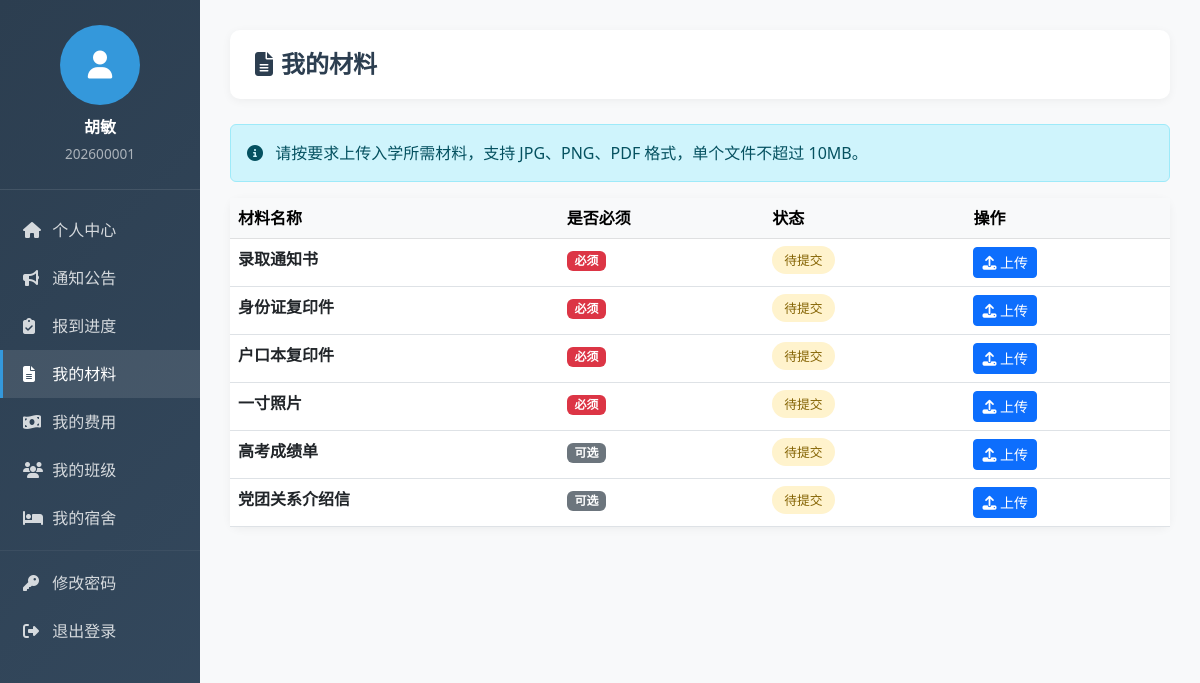
/my/documents/ (signed in), run on the app's committed database.
### students/models.py (models this page shows, shortened)
class Student(models.Model):
    GENDER_CHOICES = [
        ('M', '男'),
        ('F', '女'),
    ]
    STATUS_CHOICES = [
        ('admitted', '已录取'),
        ('pending', '待报到'),
        ('registered', '已报到'),
        ('completed', '已完成'),
        ('deferred', '保留学籍'),
        ('cancelled', '取消入学'),
    ]
    POLITICAL_CHOICES = [
        ('masses', '群众'),
        ('league', '共青团员'),
        ('party', '中共党员'),
        ('prep', '中共预备党员'),
        ('democratic', '民主党派'),
    ]
    phone_validator = RegexValidator(
        regex=r'^1[3-9]\d{9}$',
        message='请输入有效的手机号码'
    )
    id_card_validator = RegexValidator(
        regex=r'^\d{17}[\dXx]$',
        message='请输入有效的身份证号码'
    )
    student_id = models.CharField('学号', max_length=20, unique=True)
    name = models.CharField('姓名', max_length=50)
    gender = models.CharField('性别', max_length=1, choices=GENDER_CHOICES)
    id_card = models.CharField('身份证号', max_length=18, unique=True, validators=[id_card_validator])
    birthday = models.DateField('出生日期', null=True, blank=True)
    ethnicity = models.CharField('民族', max_length=20, default='汉族')
    political_status = models.CharField('政治面貌', max_length=20, choices=POLITICAL_CHOICES, default='masses')
    photo = models.ImageField('照片', upload_to='photos/', blank=True, null=True)
    phone = models.CharField('联系电话', max_length=20, validators=[phone_validator])
    email = models.EmailField('邮箱', blank=True)
    qq = models.CharField('QQ号', max_length=20, blank=True)
    wechat = models.CharField('微信号', max_length=50, blank=True)
    department = models.ForeignKey(
        Department,
        on_delete=models.SET_NULL,
        null=True,
        related_name='students',
        verbose_name='院系'
    )
    major = models.ForeignKey(
        Major,
        on_delete=models.SET_NULL,
        null=True,
        related_name='students',
        verbose_name='专业'
    )
    student_class = models.ForeignKey(
        StudentClass,
        on_delete=models.SET_NULL,
        null=True,
        blank=True,
        related_name='students',
        verbose_name='班级'
    )
    enrollment_year = models.IntegerField('入学年份')
    admission_ticket = models.CharField('准考证号', max_length=30, blank=True)
    exam_score = models.DecimalField('高考成绩', max_digits=6, decimal_places=2, null=True, blank=True)
    dormitory = models.ForeignKey(
        DormitoryRoom,
        on_delete=models.SET_NULL,
        null=True,
        blank=True,
        related_name='students',
        verbose_name='宿舍'
    )
    bed_number = models.CharField('床位号', max_length=10, blank=True)
    status = models.CharField('状态', max_length=20, choices=STATUS_CHOICES, default='admitted')
    registration_date = models.DateTimeField('报到时间', null=True, blank=True)
    home_address = models.TextField('家庭地址', blank=True)
    home_postcode = models.CharField('邮政编码', max_length=10, blank=True)
    emergency_contact = models.CharField('紧急联系人', max_length=50, blank=True)
    emergency_relation = models.CharField('与本人关系', max_length=20, blank=True)
    emergency_phone = models.CharField('紧急联系电话', max_length=20, blank=True)
    remark = models.TextField('备注', blank=True)
    user = models.OneToOneField(
        User,
        on_delete=models.SET_NULL,
        null=True,
        blank=True,
        related_name='student_profile',
        verbose_name='关联用户'
    )
    created_at = models.DateTimeField('创建时间', auto_now_add=True)
    updated_at = models.DateTimeField('更新时间', auto_now=True)
    class Meta:
        verbose_name = '新生'
        verbose_name_plural = '新生管理'
        ordering = ['-enrollment_year', 'student_id']
        indexes = [
            models.Index(fields=['student_id']),
            models.Index(fields=['id_card']),
            models.Index(fields=['status']),
            models.Index(fields=['enrollment_year']),
        ]

class DocumentType(models.Model):
    name = models.CharField('材料名称', max_length=100)
    code = models.CharField('材料代码', max_length=20, unique=True)
    description = models.TextField('材料说明', blank=True)
    is_required = models.BooleanField('是否必须', default=True)
    is_active = models.BooleanField('是否启用', default=True)
    created_at = models.DateTimeField('创建时间', auto_now_add=True)
    class Meta:
        verbose_name = '材料类型'
        verbose_name_plural = '材料类型管理'
        ordering = ['code']

### students/views.py (the view)
# urls.py: path('my/documents/', views.my_documents, name='my_documents'),
@login_required(login_url='students:student_login')
def my_documents(request):
    if not hasattr(request.user, 'student_profile') or not request.user.student_profile:
        messages.warning(request, '您不是学生用户')
        return redirect('students:home')
    student = request.user.student_profile
    document_types = DocumentType.objects.filter(is_active=True)
    submitted_docs = {doc.document_type_id: doc for doc in student.documents.all()}
    documents = []
    for doc_type in document_types:
        doc = submitted_docs.get(doc_type.id)
        documents.append({
            'type': doc_type,
            'document': doc,
            'status': doc.status if doc else 'pending',
        })
    context = {
        'student': student,
        'documents': documents,
    }
    return render(request, 'students/my_documents.html', context)

### templates/students/my_documents.html (shortened to what this page needs)
{% extends 'students/student_base.html' %}
{% block content %}
<div class="page-header">
    <h4 class="page-title"><i class="fas fa-file-alt me-2"></i>我的材料</h4>
</div>
<div class="alert alert-info">
    <i class="fas fa-info-circle me-2"></i>
    请按要求上传入学所需材料，支持 JPG、PNG、PDF 格式，单个文件不超过 10MB。
</div>
<div class="card">
    <div class="card-body p-0">
        <table class="table table-hover mb-0">
            <thead class="table-light">
                <tr>
                    <th>材料名称</th>
                    <th>是否必须</th>
                    <th>状态</th>
                    <th>操作</th>
                </tr>
            </thead>
            <tbody>
                {% for item in documents %}
                <tr>
                    <td>
                        <strong>{{ item.type.name }}</strong>
                    </td>
                    <td>
                        {% if item.type.is_required %}
                            <span class="badge bg-danger">必须</span>
                        {% else %}
                            <span class="badge bg-secondary">可选</span>
                        {% endif %}
                    </td>
                    <td>
                        {% if item.status == 'pending' %}
                            <span class="status-badge status-pending">待提交</span>
                        {% elif item.status == 'submitted' %}
                            <span class="status-badge status-submitted">已提交</span>
                        {% elif item.status == 'approved' %}
                            <span class="status-badge status-approved">已审核</span>
                        {% elif item.status == 'rejected' %}
                            <span class="status-badge status-rejected">已退回</span>
                            {% if item.document.reject_reason %}
                                <br><small class="text-danger">原因: {{ item.document.reject_reason }}</small>
                            {% endif %}
                        {% endif %}
                    </td>
                    <td>
                        {% if item.status != 'approved' %}
                            <button class="btn btn-sm btn-primary" data-bs-toggle="modal" data-bs-target="#uploadModal{{ item.type.id }}">
                                <i class="fas fa-upload"></i> {% if item.document %}重新上传{% else %}上传{% endif %}
                            </button>
                        {% endif %}
                    </td>
                </tr>
                {% endfor %}
            </tbody>
        </table>
    </div>
</div>
{% endblock %}

### templates/students/student_base.html (shortened to what this page needs)
<!DOCTYPE html>
<html lang="zh-CN">
<head>
    <link href="https://cdn.bootcdn.net/ajax/libs/bootstrap/5.3.0/css/bootstrap.min.css" rel="stylesheet">
    <link href="https://cdn.bootcdn.net/ajax/libs/font-awesome/6.4.0/css/all.min.css" rel="stylesheet">
</head>
<body>
    <div class="container-fluid">
        <div class="row">
            <div class="col-md-3 col-lg-2 sidebar d-none d-md-block">
                <div class="user-info">
                    <div class="user-avatar">
                        {% if student.photo %}
                            <img src="{{ student.photo.url }}" alt="" class="w-100 h-100 rounded-circle">
                        {% else %}
                            <i class="fas fa-user"></i>
                        {% endif %}
                    </div>
                    <div class="user-name">{{ student.name }}</div>
                    <div class="user-id">{{ student.student_id }}</div>
                </div>
                <nav class="nav flex-column py-3">
                    <a class="nav-link {% if request.resolver_match.url_name == 'student_profile' %}active{% endif %}" href="{% url 'students:student_profile' %}">
                        <i class="fas fa-home"></i> 个人中心
                    </a>
                    <a class="nav-link {% if request.resolver_match.url_name == 'announcement_list' %}active{% endif %}" href="{% url 'students:announcement_list' %}">
                        <i class="fas fa-bullhorn"></i> 通知公告
                    </a>
                    <a class="nav-link {% if request.resolver_match.url_name == 'my_registration' %}active{% endif %}" href="{% url 'students:my_registration' %}">
                        <i class="fas fa-clipboard-check"></i> 报到进度
                    </a>
                    <a class="nav-link {% if request.resolver_match.url_name == 'my_documents' %}active{% endif %}" href="{% url 'students:my_documents' %}">
                        <i class="fas fa-file-alt"></i> 我的材料
                    </a>
                    <a class="nav-link {% if request.resolver_match.url_name == 'my_fees' %}active{% endif %}" href="{% url 'students:my_fees' %}">
                        <i class="fas fa-money-bill-wave"></i> 我的费用
                    </a>
                    <a class="nav-link {% if request.resolver_match.url_name == 'my_class' %}active{% endif %}" href="{% url 'students:my_class' %}">
                        <i class="fas fa-users"></i> 我的班级
                    </a>
                    <a class="nav-link {% if request.resolver_match.url_name == 'my_dormitory' %}active{% endif %}" href="{% url 'students:my_dormitory' %}">
                        <i class="fas fa-bed"></i> 我的宿舍
                    </a>
                    <hr class="my-2" style="border-color: rgba(255,255,255,0.2);">
                    <a class="nav-link" href="{% url 'students:change_password' %}">
                        <i class="fas fa-key"></i> 修改密码
                    </a>
                    <a class="nav-link" href="{% url 'students:student_logout' %}">
                        <i class="fas fa-sign-out-alt"></i> 退出登录
                    </a>
                </nav>
            </div>
            <div class="col-md-9 col-lg-10 ms-auto main-content">
                {% block content %}{% endblock %}
            </div>
        </div>
    </div>
</body>
</html>

### templates/students/student_base.html (style rules this page uses)
:root { --primary-color: #3498db; --secondary-color: #2ecc71; --dark-color: #2c3e50; }
body { background-color: #f8f9fa; }
.sidebar { background: linear-gradient(135deg, var(--dark-color) 0%, #34495e 100%); min-height: 100vh; padding: 0; }
.sidebar .nav-link { color: rgba(255,255,255,0.8); padding: 12px 20px; border-left: 3px solid transparent; transition: all 0.3s; }
.sidebar .nav-link:hover, .sidebar .nav-link.active { background: rgba(255,255,255,0.1); color: #fff; border-left-color: var(--primary-color); }
.sidebar .nav-link i { width: 25px; }
.user-info { padding: 25px 20px; border-bottom: 1px solid rgba(255,255,255,0.1); text-align: center; }
.user-avatar { width: 80px; height: 80px; border-radius: 50%; background: var(--primary-color); color: #fff; display: flex; align-items: center; justify-content: center; font-size: 28px; margin: 0 auto 10px; }
.user-name { color: #fff; font-weight: 600; margin-bottom: 5px; }
.user-id { color: rgba(255,255,255,0.6); font-size: 0.85rem; }
.main-content { padding: 30px; }
.page-header { background: #fff; padding: 20px 25px; border-radius: 10px; box-shadow: 0 2px 10px rgba(0,0,0,0.05); margin-bottom: 25px; }
.page-title { margin: 0; color: var(--dark-color); font-weight: 600; }
.card { border: none; border-radius: 10px; box-shadow: 0 2px 10px rgba(0,0,0,0.05); }
.status-badge { padding: 5px 12px; border-radius: 20px; font-size: 0.8rem; }
.status-pending { background: #fff3cd; color: #856404; }

### data on the page
Student: name "胡敏", student_id "202600001"
DocumentType: type.name "录取通知书", is_required "必须"
DocumentType: type.name "身份证复印件", is_required "必须"
DocumentType: type.name "户口本复印件", is_required "必须"
DocumentType: type.name "一寸照片", is_required "必须"
DocumentType: type.name "高考成绩单", is_required "可选"
DocumentType: type.name "党团关系介绍信", is_required "可选"
